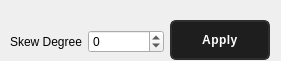
   <widget class="QWidget" name="skewWidget" native="true">
    <property name="geometry">
     <rect>
      <x>600</x>
      <y>620</y>
      <width>281</width>
      <height>61</height>
     </rect>
    </property>
    <widget class="QPushButton" name="skewApply">
     <property name="geometry">
      <rect>
       <x>170</x>
       <y>20</y>
       <width>100</width>
       <height>40</height>
      </rect>
     </property>
     <property name="styleSheet">
      <string notr="true">QPushButton {
    background-color: #1E1E1E;
    color: white;
    border: 1.8px solid #2E2E2E;
    border-radius: 6px;
    padding: 3px 8px;
    font-size: 12px;
    font-weight: bold;
    letter-spacing: 0.5px;
    min-width: 80px;
    max-width: 80px;
    min-height: 30px;
    max-height: 30px;
}

QPushButton:hover {
    background-color: #2C2C2C;
    border: 1.8px solid #00FFFF;
    color: #00FFFF;
}

QPushButton:pressed {
    background-color: #111;
    border: 1.8px solid #008B8B;
    color: #008B8B;
}

QPushButton:disabled {
    background-color: #1E1E1E;
    border: 1.8px solid #2E2E2E;
    color: #555;
}
</string>
     </property>
     <property name="text">
      <string>Apply</string>
     </property>
     <property name="icon">
      <iconset resource="resources.qrc">
       <normaloff>:/icons/icons/apply.png</normaloff>:/icons/icons/apply.png</iconset>
     </property>
     <property name="iconSize">
      <size>
       <width>16</width>
       <height>16</height>
      </size>
     </property>
    </widget>
    <widget class="QWidget" name="layoutWidget">
     <property name="geometry">
      <rect>
       <x>10</x>
       <y>30</y>
       <width>154</width>
       <height>31</height>
      </rect>
     </property>
     <layout class="QFormLayout" name="formLayout_3">
      <item row="0" column="0">
       <widget class="QLabel" name="label_7">
        <property name="text">
         <string>Skew Degree</string>
        </property>
       </widget>
      </item>
      <item row="0" column="1">
       <widget class="QSpinBox" name="skewBox">
        <property name="minimum">
         <number>-90</number>
        </property>
        <property name="maximum">
         <number>90</number>
        </property>
       </widget>
      </item>
     </layout>
    </widget>
   </widget>
